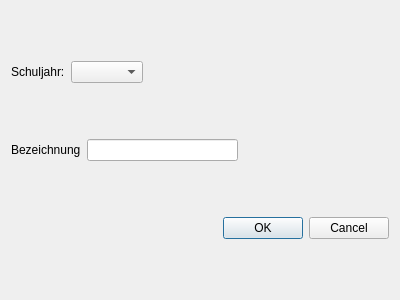
<?xml version="1.0" encoding="UTF-8"?>
<ui version="4.0">
 <class>AddClassDialog</class>
 <widget class="QDialog" name="AddClassDialog">
  <property name="geometry">
   <rect>
    <x>0</x>
    <y>0</y>
    <width>400</width>
    <height>300</height>
   </rect>
  </property>
  <property name="windowTitle">
   <string>Dialog</string>
  </property>
  <layout class="QVBoxLayout" name="verticalLayout">
   <item>
    <layout class="QHBoxLayout" name="horizontalLayout_2">
     <item>
      <widget class="QLabel" name="label">
       <property name="text">
        <string>Schuljahr:</string>
       </property>
      </widget>
     </item>
     <item>
      <widget class="QComboBox" name="cbYears"/>
     </item>
     <item>
      <spacer name="horizontalSpacer">
       <property name="orientation">
        <enum>Qt::Horizontal</enum>
       </property>
       <property name="sizeHint" stdset="0">
        <size>
         <width>40</width>
         <height>20</height>
        </size>
       </property>
      </spacer>
     </item>
    </layout>
   </item>
   <item>
    <layout class="QHBoxLayout" name="horizontalLayout">
     <item>
      <widget class="QLabel" name="label_2">
       <property name="text">
        <string>Bezeichnung</string>
       </property>
      </widget>
     </item>
     <item>
      <widget class="QLineEdit" name="leClassName"/>
     </item>
     <item>
      <spacer name="horizontalSpacer_2">
       <property name="orientation">
        <enum>Qt::Horizontal</enum>
       </property>
       <property name="sizeHint" stdset="0">
        <size>
         <width>40</width>
         <height>20</height>
        </size>
       </property>
      </spacer>
     </item>
    </layout>
   </item>
   <item>
    <widget class="QDialogButtonBox" name="buttonBox">
     <property name="orientation">
      <enum>Qt::Horizontal</enum>
     </property>
     <property name="standardButtons">
      <set>QDialogButtonBox::Cancel|QDialogButtonBox::Ok</set>
     </property>
    </widget>
   </item>
  </layout>
 </widget>
 <resources/>
 <connections>
  <connection>
   <sender>buttonBox</sender>
   <signal>accepted()</signal>
   <receiver>AddClassDialog</receiver>
   <slot>accept()</slot>
   <hints>
    <hint type="sourcelabel">
     <x>248</x>
     <y>254</y>
    </hint>
    <hint type="destinationlabel">
     <x>157</x>
     <y>274</y>
    </hint>
   </hints>
  </connection>
  <connection>
   <sender>buttonBox</sender>
   <signal>rejected()</signal>
   <receiver>AddClassDialog</receiver>
   <slot>reject()</slot>
   <hints>
    <hint type="sourcelabel">
     <x>316</x>
     <y>260</y>
    </hint>
    <hint type="destinationlabel">
     <x>286</x>
     <y>274</y>
    </hint>
   </hints>
  </connection>
 </connections>
</ui>
